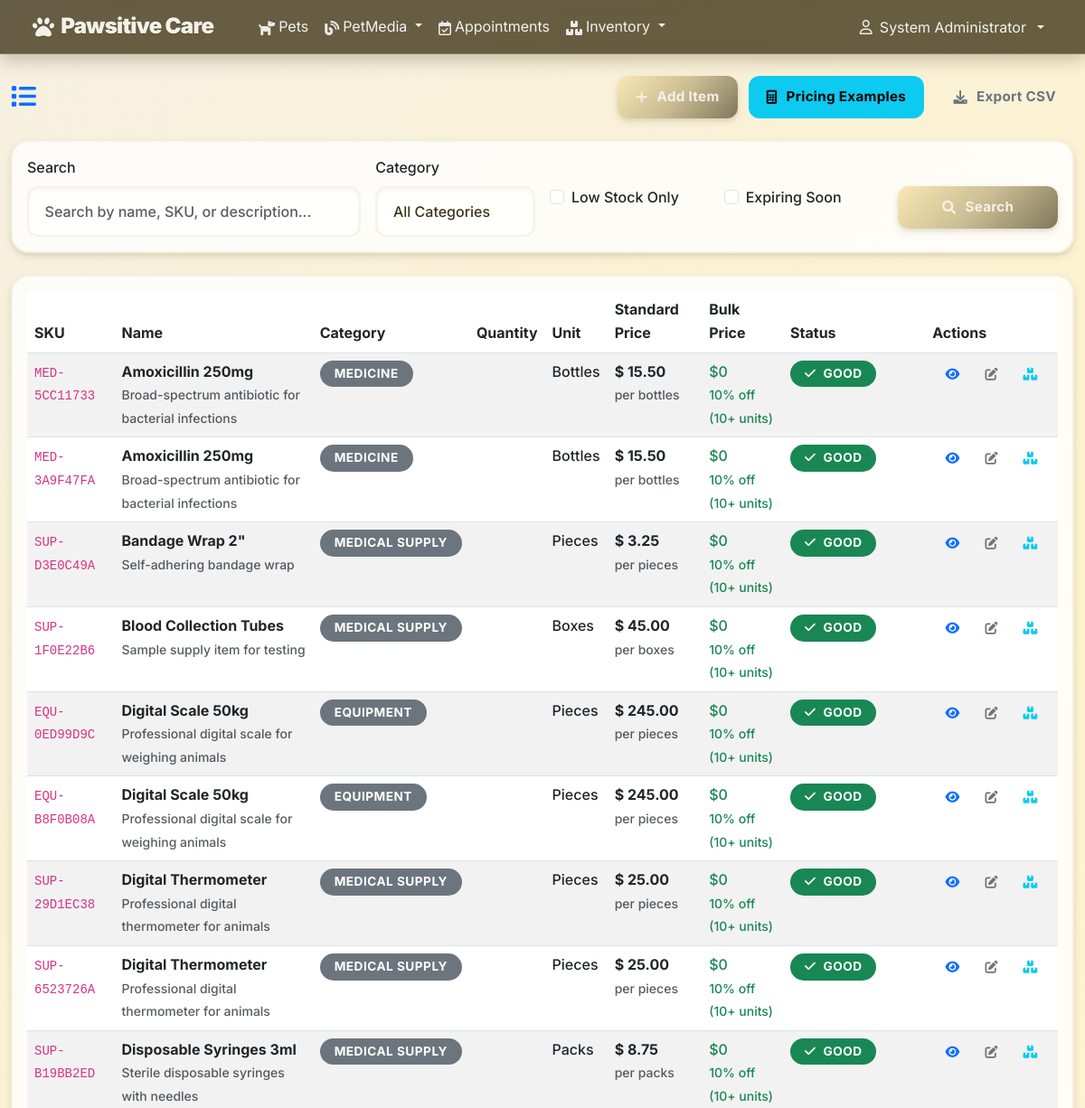
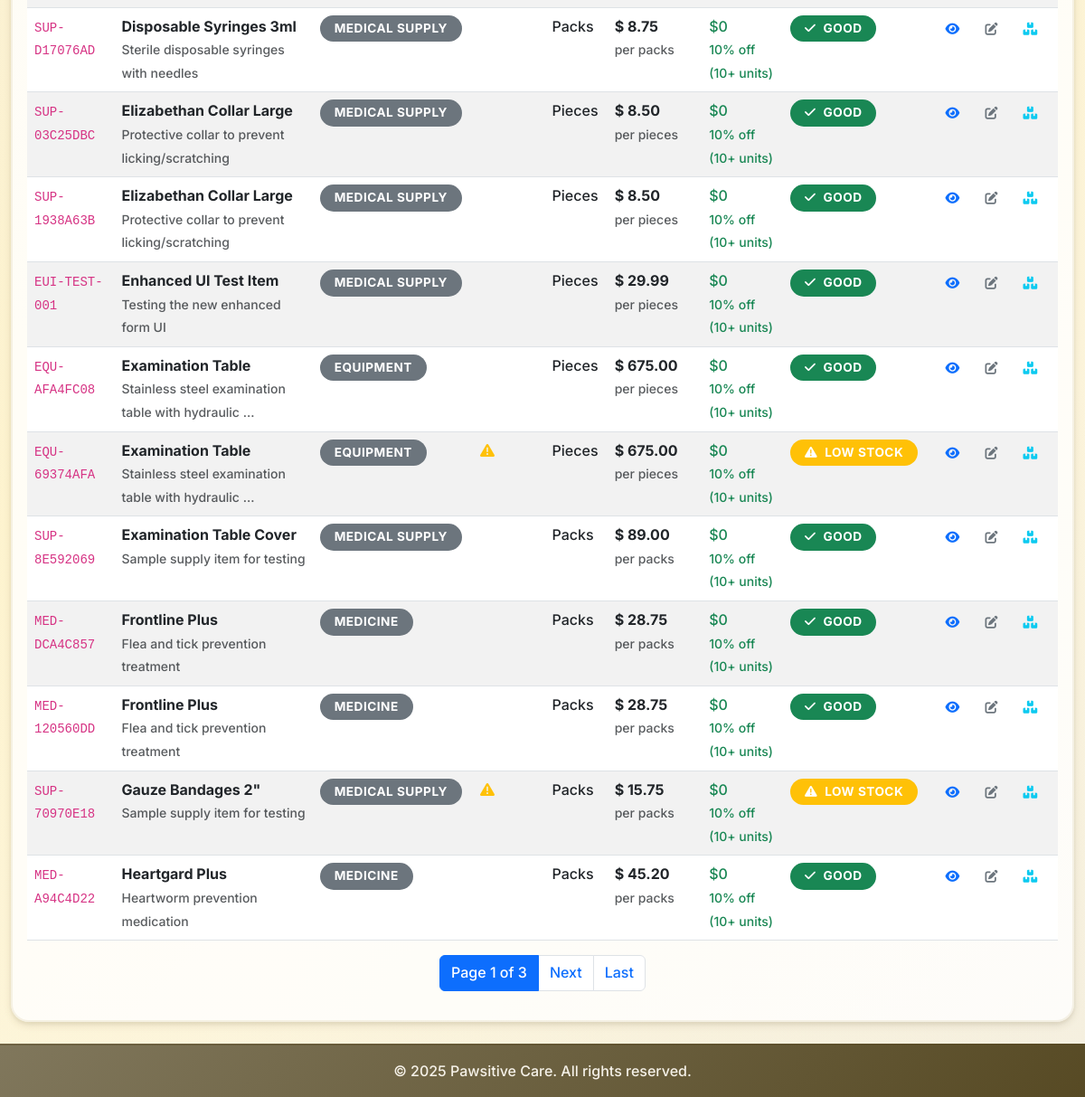
Screenshot of /inventory/items/ (signed in) with the database file from the repository (2 pictures, top to bottom).
### accounts/models.py (models this page shows, shortened)
class CustomUser(AbstractUser):
    ROLE_CHOICES = [
        ('admin', 'Admin'),
        ('vet', 'Veterinarian'),
        ('staff', 'Staff'),
        ('client', 'Client'),
    ]
    phone = models.CharField(max_length=20, blank=False)
    address = models.TextField(blank=False)
    role = models.CharField(max_length=10, choices=ROLE_CHOICES, default='client')
    def is_admin(self):
        return self.role == 'admin'
    def is_vet(self):
        return self.role == 'vet'
    def is_staff_member(self):
        return self.role == 'staff'

### inventory/models.py (models this page shows, shortened)
class InventoryItem(models.Model):
    CATEGORY_CHOICES = [
        ('MEDICINE', 'Medicine'),
        ('SUPPLY', 'Medical Supply'),
        ('EQUIPMENT', 'Equipment'),
        ('FOOD', 'Pet Food'),
        ('OTHER', 'Other'),
    ]
    UNIT_CHOICES = [
        ('PIECES', 'Pieces'),
        ('BOXES', 'Boxes'),
        ('BOTTLES', 'Bottles'),
        ('KILOGRAMS', 'Kilograms'),
        ('LITERS', 'Liters'),
        ('PACKS', 'Packs'),
    ]
    name = models.CharField(max_length=200)
    description = models.TextField(blank=True)
    sku = models.CharField(max_length=50, unique=True, help_text="Stock Keeping Unit")
    category = models.CharField(max_length=20, choices=CATEGORY_CHOICES)
    unit_price = models.DecimalField(max_digits=10, decimal_places=2)
    quantity_in_stock = models.PositiveIntegerField(default=0)
    unit = models.CharField(max_length=20, choices=UNIT_CHOICES, default='PIECES')
    minimum_stock_level = models.PositiveIntegerField(default=10)
    reorder_point = models.PositiveIntegerField(default=20)
    supplier = models.ForeignKey('Supplier', on_delete=models.SET_NULL, null=True, blank=True)
    expiry_date = models.DateField(null=True, blank=True)
    last_restocked = models.DateTimeField(null=True, blank=True)
    created_at = models.DateTimeField(auto_now_add=True)
    updated_at = models.DateTimeField(auto_now=True)
    is_active = models.BooleanField(default=True)
    objects = InventoryManager()
    class Meta:
        ordering = ['name']
        indexes = [
            models.Index(fields=['sku']),
            models.Index(fields=['category']),
            models.Index(fields=['quantity_in_stock']),
        ]
    def is_low_stock(self):
        return self.quantity_in_stock <= self.minimum_stock_level
    def is_out_of_stock(self):
        return self.quantity_in_stock == 0
    def is_expiring_soon(self, days=30):
        if not self.expiry_date:
            return False
        cutoff_date = timezone.now().date() + timezone.timedelta(days=days)
        return self.expiry_date <= cutoff_date
    @property
    def selling_price(self):
        return self.unit_price

### inventory/views.py (the view)
# urls.py: path('items/', views.InventoryItemListView.as_view(), name='item_list'),
class InventoryItemListView(LoginRequiredMixin, ListView):
    model = InventoryItem
    template_name = 'inventory/item_list.html'
    context_object_name = 'items'
    paginate_by = 20
    def get_queryset(self):
        queryset = InventoryItem.objects.select_related('supplier').filter(is_active=True)
        search_query = self.request.GET.get('search')
        if search_query:
            queryset = queryset.filter(
                Q(name__icontains=search_query) |
                Q(sku__icontains=search_query) |
                Q(description__icontains=search_query)
            )
        category = self.request.GET.get('category')
        if category:
            queryset = queryset.filter(category=category)
        if self.request.GET.get('low_stock'):
            queryset = queryset.filter(quantity_in_stock__lte=F('minimum_stock_level'))
        if self.request.GET.get('expired'):
            queryset = queryset.filter(expiry_date__lte=timezone.now().date())
        sort_by = self.request.GET.get('sort', 'name')
        if sort_by in ['name', 'sku', 'quantity_in_stock', 'unit_price', 'expiry_date']:
            if self.request.GET.get('order') == 'desc':
                sort_by = f'-{sort_by}'
            queryset = queryset.order_by(sort_by)
        return queryset
    def get_context_data(self, **kwargs):
        context = super().get_context_data(**kwargs)
        context['categories'] = InventoryItem.CATEGORY_CHOICES
        context['current_search'] = self.request.GET.get('search', '')
        context['current_category'] = self.request.GET.get('category', '')
        return context

### inventory/models.py (called while the page is built)
    def get_queryset(self):
        return InventoryQuerySet(self.model, using=self._db)

### petmedia/context_processors.py (called while the page is built)
def recent_blog_posts(request):
    try:
        recent_posts = repo_manager.posts.get_recent_posts(limit=3)
        return {'recent_blog_posts': recent_posts}
    except Exception:
        return {'recent_blog_posts': []}

def blog_stats(request):
    try:
        if request.user.is_authenticated:
            user_posts_count = repo_manager.posts.get_by_author(request.user).count()
            return {'user_blog_posts_count': user_posts_count}
        return {'user_blog_posts_count': 0}
    except Exception:
        return {'user_blog_posts_count': 0}

### petmedia/patterns/repository.py (called while the page is built)
    def get_by_author(self, author: 'User') -> QuerySet['BlogPost']:
        return self.model.objects.filter(
            author=author
        ).select_related('category', 'related_pet')

    def get_recent_posts(self, limit: int = 10) -> QuerySet['BlogPost']:
        return self.model.objects.filter(
            is_published=True
        ).order_by('-created_at')[:limit].select_related('author', 'category', 'related_pet')

    @property
    def posts(self) -> BlogPostRepository:
        if self._post_repo is None:
            self._post_repo = BlogPostRepository()
        return self._post_repo

### inventory/templates/inventory/item_list.html (shortened to what this page needs)
{% extends 'base.html' %}
{% load static %}
{% block content %}
<div class="container-fluid py-4">
  <div class="row mb-4">
    <div class="col-12">
      <div class="d-flex justify-content-between align-items-center">
        <h1 class="h3 mb-0">
          <i class="fas fa-list text-primary me-2"></i>
        </h1>
        <div>
          <a href="{% url 'inventory:item_create' %}" class="btn btn-primary me-2">
            <i class="fas fa-plus"></i> Add Item
          </a>
          <a href="{% url 'inventory:pricing_examples' %}" class="btn btn-info me-2">
            <i class="fas fa-calculator"></i> Pricing Examples
          </a>
          <a href="{% url 'inventory:export_csv' %}" class="btn btn-outline-secondary">
            <i class="fas fa-download"></i> Export CSV
          </a>
        </div>
      </div>
    </div>
  </div>
  <div class="row mb-4">
    <div class="col-12">
      <div class="card">
        <div class="card-body">
          <form method="get" class="row g-3">
            <div class="col-md-4">
              <label for="search" class="form-label">Search</label>
              <input type="text" class="form-control" id="search" name="search" value="{{ current_filters.search }}" placeholder="Search by name, SKU, or description...">
            </div>
            <div class="col-md-2">
              <label for="category" class="form-label">Category</label>
              <select class="form-control" id="category" name="category">
                <option value="">All Categories</option>
              </select>
            </div>
            <div class="col-md-2">
              <label class="form-label">&nbsp;</label>
              <div class="form-check">
                <input class="form-check-input" type="checkbox" id="low_stock" name="low_stock" {% if current_filters.low_stock %}checked{% endif %}>
                <label class="form-check-label" for="low_stock">
                  Low Stock Only
                </label>
              </div>
            </div>
            <div class="col-md-2">
              <label class="form-label">&nbsp;</label>
              <div class="form-check">
                <input class="form-check-input" type="checkbox" id="expiring" name="expiring" {% if current_filters.expiring %}checked{% endif %}>
                <label class="form-check-label" for="expiring">
                  Expiring Soon
                </label>
              </div>
            </div>
            <div class="col-md-2">
              <label class="form-label">&nbsp;</label>
              <div class="d-grid">
                <button type="submit" class="btn btn-primary">
                  <i class="fas fa-search"></i> Search
                </button>
              </div>
            </div>
          </form>
        </div>
      </div>
    </div>
  </div>
  <div class="row">
    <div class="col-12">
      <div class="card">
        <div class="card-body">
          {% if items %}
          <div class="table-responsive">
            <table class="table table-striped table-hover">
              <thead>
                <tr>
                  <th>SKU</th>
                  <th>Name</th>
                  <th>Category</th>
                  <th>Quantity</th>
                  <th>Unit</th>
                  <th>Standard Price</th>
                  <th>Bulk Price</th>
                  <th>Status</th>
                  <th>Actions</th>
                </tr>
              </thead>
              <tbody>
                {% for item in items %}
                <tr>
                  <td>
                    <code>
                      {{ item.sku }}</code>
                  </td>
                  <td>
                    <strong>
                      {{ item.name }}</strong>
                    {% if item.description %}
                    <br>
                    <small class="text-muted">
                      {{ item.description|truncatechars:50 }}</small>
                    {% endif %}
                  </td>
                  <td>
                    <span class="badge bg-secondary">
                      {{ item.get_category_display }}</span>
                  </td>
                  <td>
                    {% if item.is_low_stock %}
                    <i class="fas fa-exclamation-triangle text-warning ms-1" title="Low stock alert"></i>
                    {% endif %}
                  </td>
                  <td>
                    {{ item.get_unit_display }}
                  </td>
                  <td>
                    <strong>$
                      {{ item.selling_price }}</strong>
                    <br>
                    <small class="text-muted">per
                      {{ item.get_unit_display|lower }}</small>
                  </td>
                  <td>
                    <span class="text-success">
                      ${% widthratio item.selling_price 1 0.9 %}
                    </span>
                    <br>
                    <small class="text-success">10% off (10+ units)</small>
                  </td>
                  <td>
                    {% if item.is_expiring_soon %}
                    <span class="badge bg-danger">
                      <i class="fas fa-clock"></i> Expiring Soon
                    </span>
                    {% elif item.is_low_stock %}
                    <span class="badge bg-warning">
                      <i class="fas fa-exclamation-triangle"></i> Low Stock
                    </span>
                    {% elif item.is_out_of_stock %}
                    <span class="badge bg-danger">
                      <i class="fas fa-times-circle"></i> Out of Stock
                    </span>
                    {% else %}
                    <span class="badge bg-success">
                      <i class="fas fa-check"></i> Good
                    </span>
                    {% endif %}
                  </td>
                  <td>
                    <div class="btn-group" role="group">
                      <a href="{% url 'inventory:item_detail' item.pk %}" class="btn btn-sm btn-outline-primary" title="View Details">
                        <i class="fas fa-eye"></i>
                      </a>
                      <a href="{% url 'inventory:item_edit' item.pk %}" class="btn btn-sm btn-outline-secondary" title="Edit">
                        <i class="fas fa-edit"></i>
                      </a>
                      <a href="{% url 'inventory:update_stock' item.pk %}" class="btn btn-sm btn-outline-info" title="Update Stock">
                        <i class="fas fa-boxes"></i>
                      </a>
                    </div>
                  </td>
                </tr>
                {% endfor %}
              </tbody>
            </table>
          </div>
          {% if is_paginated %}
          <nav aria-label="Page navigation">
            <ul class="pagination justify-content-center">
              <li class="page-item active">
                <span class="page-link">
                  Page
                  {{ page_obj.number }} of
                  {{ page_obj.paginator.num_pages }}
                </span>
              </li>
              {% if page_obj.has_next %}
              <li class="page-item">
                <a class="page-link" href="?page={{ page_obj.next_page_number }}">
                  Next
                </a>
              </li>
              <li class="page-item">
                <a class="page-link" href="?page={{ page_obj.paginator.num_pages }}">
                  Last
                </a>
              </li>
              {% endif %}
            </ul>
          </nav>
          {% endif %}
          {% endif %}
        </div>
      </div>
    </div>
  </div>
</div>
{% endblock %}

### accounts/templates/base.html (shortened to what this page needs)
<!DOCTYPE html>
<html lang="en">
<head>
  <link href="https://cdn.jsdelivr.net/npm/bootstrap@5.3.0/dist/css/bootstrap.min.css" rel="stylesheet">
  <link href="https://cdnjs.cloudflare.com/ajax/libs/font-awesome/6.0.0/css/all.min.css" rel="stylesheet">
  {% load static %}
  <link rel="stylesheet" href="{% static 'style.css' %}">
</head>
<body>
  <nav class="navbar navbar-expand-lg navbar-dark app-navbar">
    <div class="container-fluid nav-inner">
      <a class="navbar-brand d-flex align-items-center gap-2" href="{% url 'home' %}">
        <i class="fas fa-paw"></i>
        <span>Pawsitive Care</span>
      </a>
      <div class="collapse navbar-collapse" id="navbarNav">
        {% if user.is_authenticated %}
        <ul class="navbar-nav me-auto">
          <li class="nav-item">
            <a class="nav-link" href="{% url 'pets:pet_list' %}">
              <i class="fa-solid fa-dog me-1"></i>Pets
            </a>
          </li>
          <li class="nav-item dropdown">
            <a class="nav-link dropdown-toggle" href="#" id="blogDropdown" role="button" data-bs-toggle="dropdown" aria-expanded="false">
              <i class="fas fa-blog me-1"></i>PetMedia
            </a>
          </li>
          {% if user.is_staff %}
          <li class="nav-item">
            <a class="nav-link" href="{% url 'appointments:staff_calendar' %}">
              <i class="fa-regular fa-calendar-check me-1"></i>Appointments
            </a>
          </li>
          {% endif %}
          {% if user.is_staff_member or user.is_vet or user.is_admin %}
          <li class="nav-item dropdown">
            <a class="nav-link dropdown-toggle" href="#" id="inventoryDropdown" role="button" data-bs-toggle="dropdown" aria-expanded="false">
              <i class="fas fa-boxes me-1"></i>Inventory
            </a>
          </li>
          {% endif %}
        </ul>
        <ul class="navbar-nav">
          <li class="nav-item dropdown">
            <a class="nav-link dropdown-toggle d-flex align-items-center gap-2" href="#" id="userDropdown" role="button" data-bs-toggle="dropdown" aria-expanded="false">
              <i class="fa-regular fa-user"></i>
              <span>
                {{ user.get_full_name|default:user.username }}</span>
            </a>
          </li>
        </ul>
        {% endif %}
      </div>
    </div>
  </nav>
  <main class=>
    {% block content %}{% endblock %}
  </main>
  <footer class="py-3 mt-auto">
    <div class="container text-center">
      <p class="mb-0">&copy; {% now "Y" %} Pawsitive Care. All rights reserved.</p>
    </div>
  </footer>
</body>
</html>

### rows the page displays
CustomUser: get_full_name "System Administrator"
InventoryItem: sku "MED-5CC11733", name "Amoxicillin 250mg", description "Broad-spectrum antibiotic for bacterial infections", category "MEDICINE", unit "Bottles", selling_price "15.50", unit "bottles", unit_price "0", expiry_date "GOOD"
InventoryItem: sku "MED-3A9F47FA", name "Amoxicillin 250mg", description "Broad-spectrum antibiotic for bacterial infections", category "MEDICINE", unit "Bottles", selling_price "15.50", unit "bottles", unit_price "0", expiry_date "GOOD"
InventoryItem: sku "SUP-D3E0C49A", name "Bandage Wrap 2\"", description "Self-adhering bandage wrap", category "MEDICAL SUPPLY", unit "Pieces", selling_price "3.25", unit "pieces", unit_price "0", quantity_in_stock "GOOD"
InventoryItem: sku "SUP-1F0E22B6", name "Blood Collection Tubes", description "Sample supply item for testing", category "MEDICAL SUPPLY", unit "Boxes", selling_price "45.00", unit "boxes", unit_price "0", expiry_date "GOOD"
InventoryItem: sku "EQU-0ED99D9C", name "Digital Scale 50kg", description "Professional digital scale for weighing animals", category "EQUIPMENT", unit "Pieces", selling_price "245.00", unit "pieces", unit_price "0", quantity_in_stock "GOOD"
InventoryItem: sku "EQU-B8F0B08A", name "Digital Scale 50kg", description "Professional digital scale for weighing animals", category "EQUIPMENT", unit "Pieces", selling_price "245.00", unit "pieces", unit_price "0", quantity_in_stock "GOOD"
InventoryItem: sku "SUP-29D1EC38", name "Digital Thermometer", description "Professional digital thermometer for animals", category "MEDICAL SUPPLY", unit "Pieces", selling_price "25.00", unit "pieces", unit_price "0", quantity_in_stock "GOOD"
InventoryItem: sku "SUP-6523726A", name "Digital Thermometer", description "Professional digital thermometer for animals", category "MEDICAL SUPPLY", unit "Pieces", selling_price "25.00", unit "pieces", unit_price "0", quantity_in_stock "GOOD"
InventoryItem: sku "SUP-B19BB2ED", name "Disposable Syringes 3ml", description "Sterile disposable syringes with needles", category "MEDICAL SUPPLY", unit "Packs", selling_price "8.75", unit "packs", unit_price "0", quantity_in_stock "GOOD"
InventoryItem: sku "SUP-D17076AD", name "Disposable Syringes 3ml", description "Sterile disposable syringes with needles", category "MEDICAL SUPPLY", unit "Packs", selling_price "8.75", unit "packs", unit_price "0", quantity_in_stock "GOOD"
InventoryItem: sku "SUP-03C25DBC", name "Elizabethan Collar Large", description "Protective collar to prevent licking/scratching", category "MEDICAL SUPPLY", unit "Pieces", selling_price "8.50", unit "pieces", unit_price "0", quantity_in_stock "GOOD"
InventoryItem: sku "SUP-1938A63B", name "Elizabethan Collar Large", description "Protective collar to prevent licking/scratching", category "MEDICAL SUPPLY", unit "Pieces", selling_price "8.50", unit "pieces", unit_price "0", quantity_in_stock "GOOD"
InventoryItem: sku "EUI-TEST-001", name "Enhanced UI Test Item", description "Testing the new enhanced form UI", category "MEDICAL SUPPLY", unit "Pieces", selling_price "29.99", unit "pieces", unit_price "0", quantity_in_stock "GOOD"
InventoryItem: sku "EQU-AFA4FC08", name "Examination Table", description "Stainless steel examination table with hydraulic …", category "EQUIPMENT", unit "Pieces", selling_price "675.00", unit "pieces", unit_price "0", quantity_in_stock "GOOD"
InventoryItem: sku "EQU-69374AFA", name "Examination Table", description "Stainless steel examination table with hydraulic …", category "EQUIPMENT", unit "Pieces", selling_price "675.00", unit "pieces", unit_price "0", quantity_in_stock "LOW STOCK"
InventoryItem: sku "SUP-8E592069", name "Examination Table Cover", description "Sample supply item for testing", category "MEDICAL SUPPLY", unit "Packs", selling_price "89.00", unit "packs", unit_price "0", quantity_in_stock "GOOD"
InventoryItem: sku "MED-DCA4C857", name "Frontline Plus", description "Flea and tick prevention treatment", category "MEDICINE", unit "Packs", selling_price "28.75", unit "packs", unit_price "0", expiry_date "GOOD"
InventoryItem: sku "MED-120560DD", name "Frontline Plus", description "Flea and tick prevention treatment", category "MEDICINE", unit "Packs", selling_price "28.75", unit "packs", unit_price "0", expiry_date "GOOD"
InventoryItem: sku "SUP-70970E18", name "Gauze Bandages 2\"", description "Sample supply item for testing", category "MEDICAL SUPPLY", unit "Packs", selling_price "15.75", unit "packs", unit_price "0", quantity_in_stock "LOW STOCK"
InventoryItem: sku "MED-A94C4D22", name "Heartgard Plus", description "Heartworm prevention medication", category "MEDICINE", unit "Packs", selling_price "45.20", unit "packs", unit_price "0", expiry_date "GOOD"

### other values shown
{{ page_obj.number }} "1"
{{ page_obj.paginator.num_pages }} "3"
